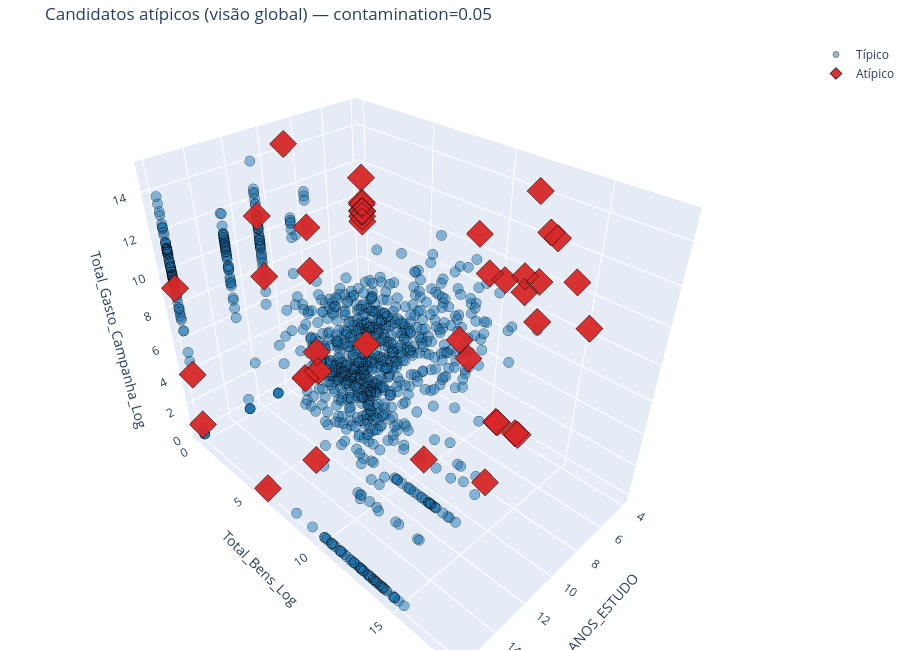

The code cell stored with this chart in its notebook:
### Markdown cell above
### O mesmo recorte, em 3D

Duas variáveis de cada vez (painéis acima) escondem alguma coisa: dois candidatos podem parecer próximos num plano e estar bem longe um do outro numa terceira variável. O modelo usa **4 variáveis ao mesmo tempo**; o gráfico 3D interativo mostra as três que mais separam os candidatos — anos de estudo, patrimônio (log) e gasto de campanha (log) — e a idade aparece ao passar o mouse sobre cada ponto. Arrastem pra rotacionar.

### Code cell
cores_iso = {'Típico': '#1f77b4', 'Atípico': '#d62728'}

fig3d = go.Figure()
for status, cor in cores_iso.items():
    sub = df_cluster[df_cluster['anomalia_global'] == status]
    fig3d.add_trace(go.Scatter3d(
        x=sub['ANOS_ESTUDO'], y=sub['Total_Bens_Log'], z=sub['Total_Gasto_Campanha_Log'],
        mode='markers', name=status,
        marker=dict(
            size=6 if status == 'Típico' else 9,
            color=cor,
            symbol='circle' if status == 'Típico' else 'diamond',
            opacity=0.5 if status == 'Típico' else 0.95,
            line=dict(width=1, color='black'),
        ),
        text=sub['NM_URNA_CANDIDATO'] + ' — ' + sub['cluster'],
        customdata=sub['IDADE'],
        hovertemplate='<b>%{text}</b><br>IDADE=%{customdata}<br>ANOS_ESTUDO=%{x}<br>Total_Bens_Log=%{y:.2f}'
                      '<br>Total_Gasto_Campanha_Log=%{z:.2f}<extra></extra>',
    ))

fig3d.update_layout(
    scene=dict(xaxis_title='ANOS_ESTUDO', yaxis_title='Total_Bens_Log', zaxis_title='Total_Gasto_Campanha_Log'),
    title=f'Candidatos atípicos (visão global) — contamination={contamination_global}',
    height=650, margin=dict(l=0, r=0, b=0, t=40),
)
fig3d.show()

### Figure 1 — Plotly figure (JSON) as saved in the notebook; plotly's stock layout.template omitted (floating-point values rounded to 4 significant figures; data arrays with more than 128 entries replaced by an {"elided": "..."} marker saying what was removed)
{"data": [{"customdata": {"elided": "1061 int values"}, "hovertemplate": "<b>%{text}</b><br>IDADE=%{customdata}<br>ANOS_ESTUDO=%{x}<br>Total_Bens_Log=%{y:.2f}<br>Total_Gasto_Campanha_Log=%{z:.2f}<extra></extra>", "marker": {"color": "#1f77b4", "line": {"color": "black", "width": 1}, "opacity": 0.5, "size": 6, "symbol": "circle"}, "mode": "markers", "name": "Típico", "text": {"elided": "1061 str values"}, "type": "scatter3d", "x": {"elided": "1061 int values"}, "y": {"elided": "1061 float values"}, "z": {"elided": "1061 float values"}}, {"customdata": [31, 46, 78, 61, 50, 43, 66, 69, 55, 30, 62, 60, 44, 28, 26, 62, 68, 53, 39, 42, 37, 41, 62, 75, 77, 57, 81, 85, 75, 51, 23, 22, 47, 47, 69, 69, 65, 50, 43, 65, 42, 48, 65, 71, 61, 69, 53, 49, 68, 51, 76, 71, 29, 52, 58, 24], "hovertemplate": "<b>%{text}</b><br>IDADE=%{customdata}<br>ANOS_ESTUDO=%{x}<br>Total_Bens_Log=%{y:.2f}<br>Total_Gasto_Campanha_Log=%{z:.2f}<extra></extra>", "marker": {"color": "#d62728", "line": {"color": "black", "width": 1}, "opacity": 0.95, "size": 9, "symbol": "diamond"}, "mode": "markers", "name": "Atípico", "text": ["LUCAS SIQUEIRA — Jovens sem patrimônio e sem campanha", "SOLITÁRIO — Em campanha sem patrimônio declarado", "DILCEU SPERAFICO — Estabelecidos com patrimônio e campanha", "JOCELITO CANTO — Em campanha sem patrimônio declarado", "PASTOR RENATO — Baixa escolaridade e sem campanha", "POLACO DO PT — Em campanha sem patrimônio declarado", "NEWTON BONIN — Estabelecidos com patrimônio e campanha", "NEUZA VIGANÓ — Estabelecidos com patrimônio e campanha", "FUBÁ — Baixa escolaridade e sem campanha", "LÉO MOLINA — Jovens sem patrimônio e sem campanha", "SARGENTO FAHUR — Estabelecidos com patrimônio e campanha", "NEGUINHO GRASSI — Estabelecidos com patrimônio e campanha", "ETIENE DA SILVA — Baixa escolaridade e sem campanha", "MARI GUEDES PCD — Jovens sem patrimônio e sem campanha", "MANU SHTORACH — Jovens sem patrimônio e sem campanha", "JOÃO BATISTA — Baixa escolaridade e sem campanha", "THOMAS KORONTAI — Baixa escolaridade e sem campanha", "ELISANGELA BORGES — Baixa escolaridade e sem campanha", "ROBSON MOREIRA — Baixa escolaridade e sem campanha", "CLAUDINEI BORGES — Baixa escolaridade e sem campanha", "GENECY ABREU — Baixa escolaridade e sem campanha", "PAI EDERSON DE OGUM — Em campanha sem patrimônio declarado", "MARCON — Em campanha sem patrimônio declarado", "ANA BOMBOM — Em campanha sem patrimônio declarado", "RUBEM DE CASTRO — Em campanha sem patrimônio declarado", "VANDO — Em campanha sem patrimônio declarado", "MARIA DE LOURDES — Em campanha sem patrimônio declarado", "IVONEIDE DUARTE — Baixa escolaridade e sem campanha", "ALTAIR ALVES — Em campanha sem patrimônio declarado", "ROGÉRIO GRADE - CHÉIO — Em campanha sem patrimônio declarado", "EDUARDO MENEGOL — Em campanha sem patrimônio declarado", "PAI FRANZ — Jovens sem patrimônio e sem campanha", "PATRICIA PEGORARO — Baixa escolaridade e sem campanha", "MANTAS IJUI — Baixa escolaridade e sem campanha", "JOSE BENEMANN — Baixa escolaridade e sem campanha", "LUIZ PINHEIRO — Baixa escolaridade e sem campanha", "MARLENE TAMAGNO — Baixa escolaridade e sem campanha", "NENI MORAES — Em campanha sem patrimônio declarado", "DIEGO DOS SANTOS — Em campanha sem patrimônio declarado", "ARLINDO MENÇA  BAIA  — Baixa escolaridade e sem campanha", "DIANHO — Baixa escolaridade e sem campanha", "PASTORA MARISA — Baixa escolaridade e sem campanha", "MARTINHO (BIXO DE PÉ) — Baixa escolaridade e sem campanha", "JULIO CARVALHO — Baixa escolaridade e sem campanha", "GENTIL ALVES — Baixa escolaridade e sem campanha", "JORGE FREITAS — Baixa escolaridade e sem campanha", "ANGELA CAD UNICO — Em campanha sem patrimônio declarado", "TONY RAMOS — Em campanha sem patrimônio declarado", "MIRO DO CANTO GAÚCHO — Baixa escolaridade e sem campanha", "LUCIANA LOPES — Baixa escolaridade e sem campanha", "JULIO GARCIA — Estabelecidos com patrimônio e campanha", "RAIMUNDO COLOMBO — Estabelecidos com patrimônio e campanha", "LINDAMERI RODRIGUES — Baixa escolaridade e sem campanha", "ADRIANA MAZZUCCO — Baixa escolaridade e sem campanha", "INDIO FOTOGRAFO — Em campanha sem patrimônio declarado", "ARTHUR CESCONETTO — Jovens sem patrimônio e sem campanha"], "type": "scatter3d", "x": [13, 4, 16, 9, 4, 4, 13, 11, 4, 16, 8, 8, 4, 16, 8, 4, 9, 4, 4, 4, 4, 4, 4, 11, 11, 8, 16, 8, 8, 4, 16, 9, 4, 4, 9, 8, 8, 4, 4, 4, 4, 4, 4, 4, 4, 8, 4, 4, 8, 4, 11, 9, 4, 4, 4, 9], "y": [5.846, 12.93, 17.88, 0.0, 0.0, 0.0, 18.14, 16.2, 12.25, 5.705, 15.08, 17.31, 0.0, 0.0, 0.0, 14.23, 9.798, 0.0, 0.0, 0.0, 0.0, 0.0, 11.75, 0.0, 0.0, 0.0, 0.0, 10.95, 0.0, 8.559, 0.0, 0.0, 10.67, 0.0, 0.0, 0.0, 0.0, 0.0, 0.0, 10.31, 0.0, 12.1, 0.0, 11.92, 10.6, 0.0, 0.0, 0.0, 13.12, 0.0, 14.63, 14.81, 0.0, 0.0, 0.0, 0.0], "z": [0.0, 12.19, 14.4, 14.44, 0.0, 9.78, 14.4, 13.8, 9.687, 0.0, 14.64, 11.36, 0.0, 0.6931, 1.426, 10.48, 0.0, 0.0, 0.0, 0.0, 0.0, 9.257, 14.06, 7.824, 11.28, 6.966, 9.235, 7.687, 9.612, 10.85, 4.077, 0.0, 0.0, 0.0, 0.0, 0.0, 0.0, 8.594, 8.921, 8.975, 0.0, 0.0, 0.0, 0.0, 0.0, 0.0, 11.25, 9.21, 0.0, 0.0, 13.92, 13.06, 0.0, 0.0, 9.663, 0.0]}], "layout": {"height": 650, "margin": {"b": 0, "l": 0, "r": 0, "t": 40}, "scene": {"xaxis": {"title": {"text": "ANOS_ESTUDO"}}, "yaxis": {"title": {"text": "Total_Bens_Log"}}, "zaxis": {"title": {"text": "Total_Gasto_Campanha_Log"}}}, "title": {"text": "Candidatos atípicos (visão global) — contamination=0.05"}}}
